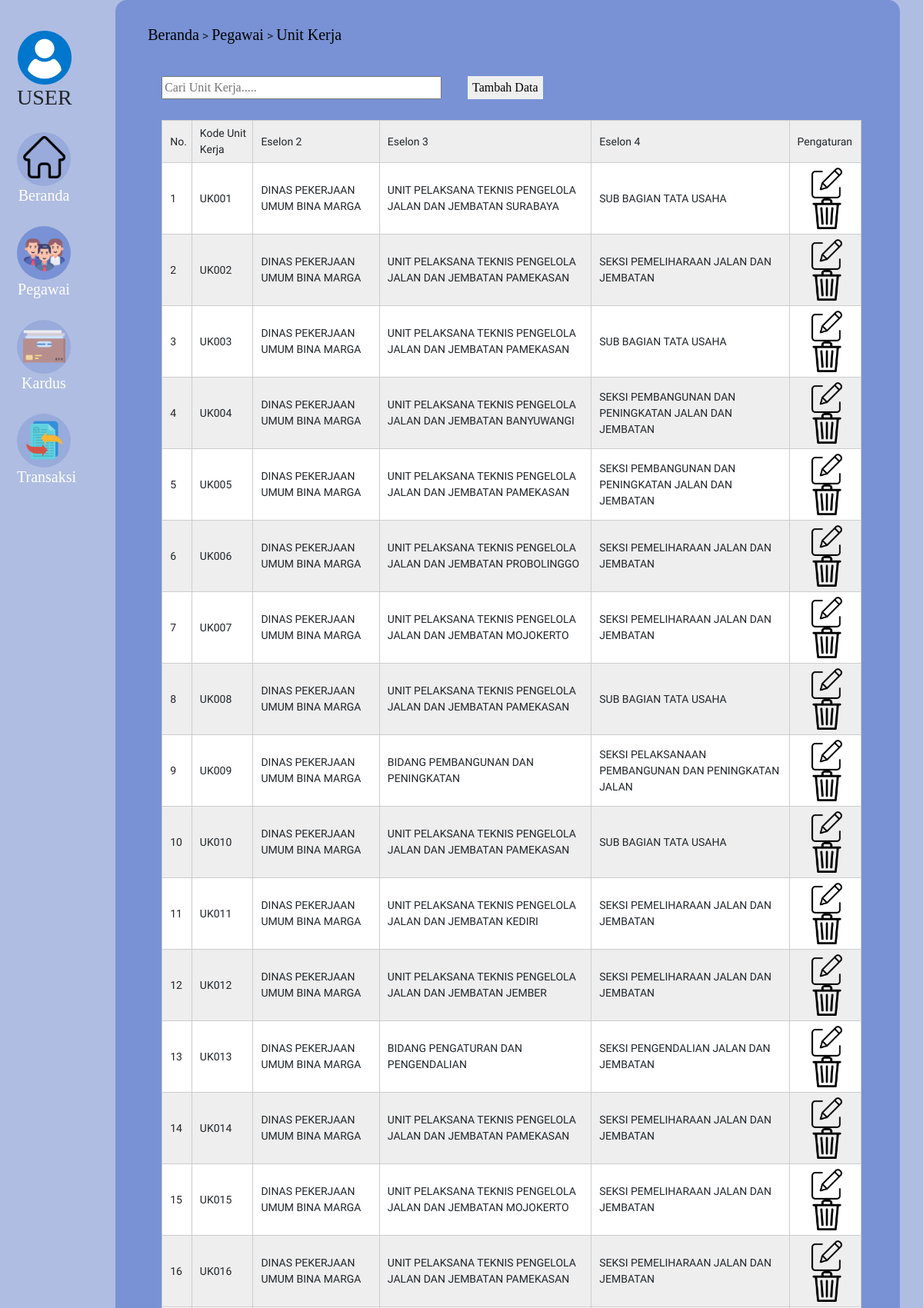
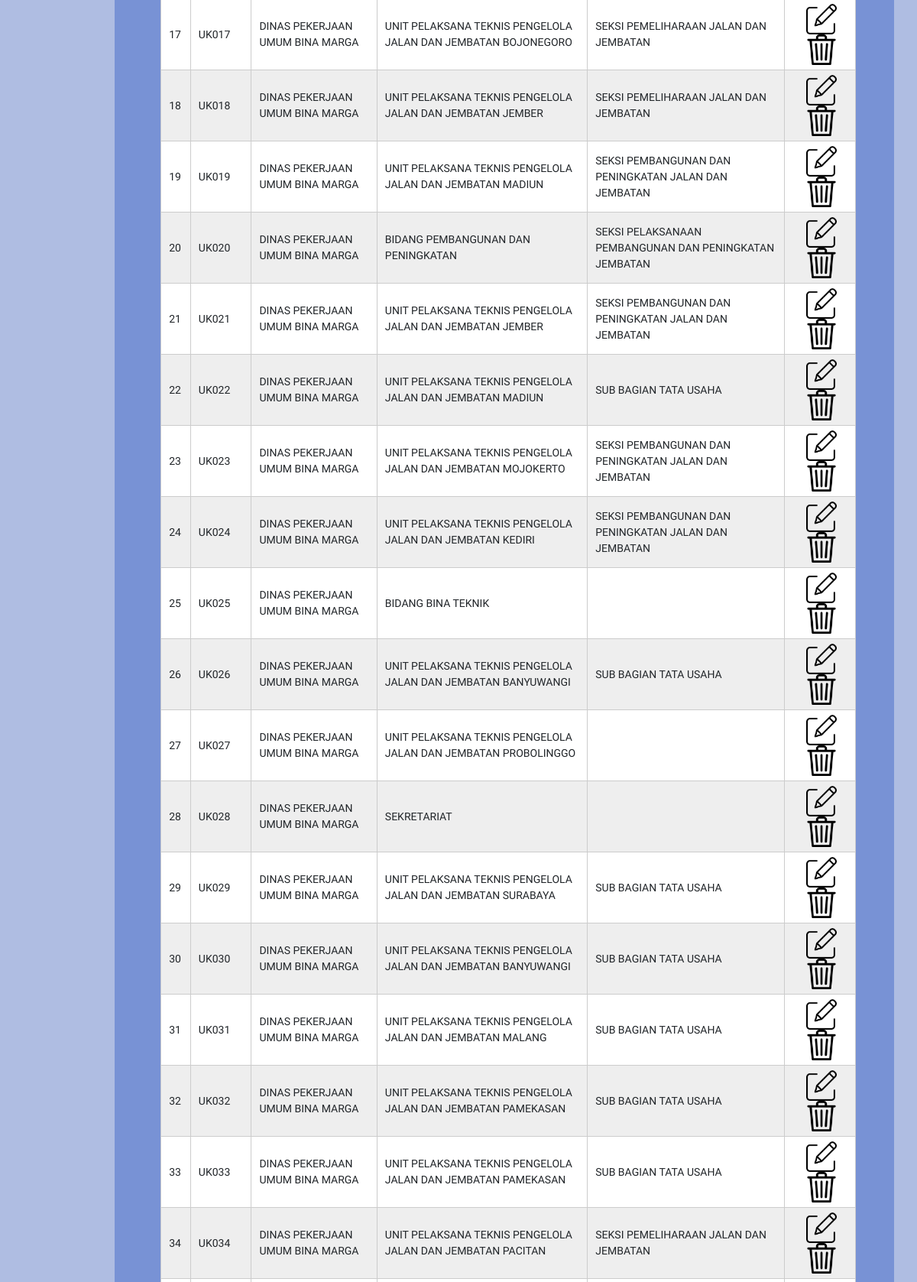
The page /db_arsip/unit-kerja.php (upper part) on the database its author committed (2 pictures, top to bottom).
### tables this page shows
CREATE TABLE `unit_kerja` (
  `id_uk` int(11) NOT NULL,
  `kd_uk` varchar(25) NOT NULL,
  `eselon_2` varchar(100) NOT NULL,
  `eselon_3` varchar(100) NOT NULL,
  `eselon_4` varchar(100) NOT NULL
);

### db_arsip/unit-kerja.php (the view, shortened to what this page needs)
<!DOCTYPE html>
<html>
  <head>
    <link rel="stylesheet" href="login2.css" media="screen" title="no title">
    <link href='https://unpkg.com/boxicons@2.1.4/css/boxicons.min.css' rel='stylesheet'>
    <link href="https://cdn.jsdelivr.net/npm/bootstrap@5.3.3/dist/css/bootstrap.min.css" rel="stylesheet">
    <link href="https://cdn.jsdelivr.net/npm/bootstrap@5.3.3/dist/css/bootstrap.min.css" rel="stylesheet">
    <link rel="stylesheet" href="./styles/unit-kerja.css"/>
  </head>
  <body>
    <div class="unitkerja">
      <div class="unitkerja-sidebar" style="justify-content: center; text-align: center">
        <ul>
          <li>
            <img src="./assets/user2.png" width="70" height="70"/>
            <h3 style="font-family: DM Serif Display;">USER</h3>
          </li>
          <li>
            <a href="beranda.php">
              <div class="tombol-lingkaran" style="justify-content: center; text-align: center">
                <img style="margin-top: 5px;" src="./assets/home1.png" width="55" height="55"/>
              </div>
              <h3 style="font-weight: 400; font-size: 20px;">Beranda</h3>
            </a>
          </li>
          <li>
            <a href="pegawai.php">
              <div class="tombol-lingkaran-klik" style="justify-content: center;">
                <img style="margin-top: 10px;" src="./assets/division1.png" width="55" height="55"/>
              </div>
              <h3 style="font-weight: 400; font-size: 20px;">Pegawai</h3>
            </a>
          </li>
          <li>
            <a href="kardus.php">
              <div class="tombol-lingkaran" style="justify-content: center;">
                <img style="margin-top: 7.5px;" src="./assets/files.png" width="55" height="55"/>
              </div>
              <h3 style="font-weight: 400; font-size: 20px;">Kardus</h3>
            </a>
          </li>
          <li>
            <a href="transaksi.php">
              <div class="tombol-lingkaran" style="justify-content: center; text-align: center">
                <img style="margin-top: 7.5px;" src="./assets/transaction1.png" width="55" height="55"/>
              </div>
              <h3 style="font-weight: 400; font-size: 20px;">Transaksi</h3>
            </a>
          </li>
        </ul>
      </div>
      <div class="kotak-unitkerja">
        <div class="tulisan">
          <ul>
            <li>
              <p><a href="beranda.php">Beranda</a></p>
            </li>
            <li>
              <p>></p>
            </li>
            <li>
              <p><a href="pegawai.php">Pegawai</a></p>
            </li>
            <li>
              <p>></p>
            </li>
            <li>
              <p><a href="unit-kerja.php">Unit Kerja</a></p>
            </li>
          </ul>
        </div>
        <div class="cari">
          <input style="height: 30px; width: 40%; margin: -40px 0px;" type="text" id="filter" placeholder="Cari Unit Kerja....."></input>
          <a href="form-uk.php">
            <button type="submit" style="text-decoration: none; color: black; margin: -50px 30px; height: 30px; border: none;">Tambah Data</button>
          </a>
        </div>
          <?php
              require_once('koneksi.php');
          ?>
          <table border="1">
            <tr>
            <td>No.</td>
            <td>Kode Unit Kerja</td>
            <td>Eselon 2</td>
            <td>Eselon 3</td>
            <td>Eselon 4</td>
            <td>Pengaturan</td>
            </tr>
            <?php
            $query = mysqli_query($conn, "SELECT * FROM unit_kerja");
            $no = 1;
            foreach ($query as $row) :
            ?>
            <tr>
              <td><?= $no++;['id_uk'] ?></td>
              <td><?= $row['kd_uk']; ?></td>
              <td><?= $row['eselon_2']; ?></td>
              <td><?= $row['eselon_3']; ?></td>
              <td><?= $row['eselon_4']; ?></td>
              <td align="center"><a href="edit_unitkerja.php?id_uk=<?php echo $row['id_uk']; ?>"><img src="./assets/edit1.png" style="width: 40px;" onclick="return confirm('Yakin Ingin Mengedit Data?')"></a>
                  <a href="delete_unitkerja.php?id_uk=<?php echo $row['id_uk']; ?>"><img src="./assets/trash.png" style="width: 40px;" onclick="return confirm('Yakin Ingin Menghapus Data?')"></a></td>
            </tr>
            <?php endforeach; ?>
          </table>
      </div>
    </div>
  </body>
</html>

### db_arsip/styles/login2.css (style rules this page uses)
body { margin: 0; padding: 0; background-color: rgba(142, 162, 215, 0.7); background-size: cover; background-position: center; background-repeat: no-repeat; background-attachment: fixed; font-family: 'Inria Sans'; }

### db_arsip/styles/unit-kerja.css (style rules this page uses)
body { margin: 0; padding: 0; background-color: rgba(142, 162, 215, 0.7); background-size: cover; background-position: center; background-repeat: no-repeat; background-attachment: fixed; font-family: 'Inria Sans'; }
.unitkerja-sidebar { width: 10%; height: 100%; padding: 30px; position: fixed; box-sizing: border-box; -webkit-transition: all 0.3s; -o-transition: all 0.3s; transition: all 0.3s; }
.tombol-lingkaran { background-color: rgba(152, 171, 218, 255); border-radius: 50%; justify-content: center; width: 70px; height: 70px; }
.tombol-lingkaran-klik { background-color: rgba(98, 128, 209, 0.7); border-radius: 50%; justify-content: center; align-items: center; width: 70px; height: 70px; }
.unitkerja-sidebar ul li { list-style: none; display: inline-block; padding: 10px; margin-left: -50px; }
.unitkerja-sidebar ul li a { text-decoration: none; color: white; font-family: "DM Serif Display"; }
.unitkerja .kotak-unitkerja { border-radius: 15px; background-color: rgba(98, 128, 209, 0.7); position: flex; margin-left: 150px; flex-direction: row; justify-content: center; padding: 70px 50.2px 0 60.2px; height: 100%; width: 85%; }
.tulisan { margin-left: -60px; margin-top: -50px; padding: 10px; display: flex; flex-direction: row; }
.tulisan ul li { list-style: none; display: inline-block; }
.tulisan ul li a { text-decoration: none; color: black; font-family: "DM Serif Display"; font-size: 20px; }
.cari { padding: 0; font-family: 'DM Serif Display'; }
table { width: 100%; border-collapse: collapse; margin: 30px 0px 30px; background-color: #fff; font-size: 14px; }
table tr { height: 40px; }
table td, th { padding: 6px 6px 6px 10px; border: 1px solid #ccc; }
table tr:nth-of-type(odd) { background: #eee; }

### rows shown on the page
unit_kerja: kd_uk "UK001", eselon_2 "DINAS PEKERJAAN UMUM BINA MARGA", eselon_3 "UNIT PELAKSANA TEKNIS PENGELOLA JALAN DAN JEMBATAN SURABAYA", eselon_4 "SUB BAGIAN TATA USAHA"
unit_kerja: kd_uk "UK002", eselon_2 "DINAS PEKERJAAN UMUM BINA MARGA", eselon_3 "UNIT PELAKSANA TEKNIS PENGELOLA JALAN DAN JEMBATAN PAMEKASAN", eselon_4 "SEKSI PEMELIHARAAN JALAN DAN JEMBATAN"
unit_kerja: kd_uk "UK003", eselon_2 "DINAS PEKERJAAN UMUM BINA MARGA", eselon_3 "UNIT PELAKSANA TEKNIS PENGELOLA JALAN DAN JEMBATAN PAMEKASAN", eselon_4 "SUB BAGIAN TATA USAHA"
unit_kerja: kd_uk "UK004", eselon_2 "DINAS PEKERJAAN UMUM BINA MARGA", eselon_3 "UNIT PELAKSANA TEKNIS PENGELOLA JALAN DAN JEMBATAN BANYUWANGI", eselon_4 "SEKSI PEMBANGUNAN DAN PENINGKATAN JALAN DAN JEMBATAN"
unit_kerja: kd_uk "UK005", eselon_2 "DINAS PEKERJAAN UMUM BINA MARGA", eselon_3 "UNIT PELAKSANA TEKNIS PENGELOLA JALAN DAN JEMBATAN PAMEKASAN", eselon_4 "SEKSI PEMBANGUNAN DAN PENINGKATAN JALAN DAN JEMBATAN"
unit_kerja: kd_uk "UK006", eselon_2 "DINAS PEKERJAAN UMUM BINA MARGA", eselon_3 "UNIT PELAKSANA TEKNIS PENGELOLA JALAN DAN JEMBATAN PROBOLINGGO", eselon_4 "SEKSI PEMELIHARAAN JALAN DAN JEMBATAN"
unit_kerja: kd_uk "UK007", eselon_2 "DINAS PEKERJAAN UMUM BINA MARGA", eselon_3 "UNIT PELAKSANA TEKNIS PENGELOLA JALAN DAN JEMBATAN MOJOKERTO", eselon_4 "SEKSI PEMELIHARAAN JALAN DAN JEMBATAN"
unit_kerja: kd_uk "UK008", eselon_2 "DINAS PEKERJAAN UMUM BINA MARGA", eselon_3 "UNIT PELAKSANA TEKNIS PENGELOLA JALAN DAN JEMBATAN PAMEKASAN", eselon_4 "SUB BAGIAN TATA USAHA"
unit_kerja: kd_uk "UK009", eselon_2 "DINAS PEKERJAAN UMUM BINA MARGA", eselon_3 "BIDANG PEMBANGUNAN DAN PENINGKATAN", eselon_4 "SEKSI PELAKSANAAN PEMBANGUNAN DAN PENINGKATAN JALAN"
unit_kerja: kd_uk "UK010", eselon_2 "DINAS PEKERJAAN UMUM BINA MARGA", eselon_3 "UNIT PELAKSANA TEKNIS PENGELOLA JALAN DAN JEMBATAN PAMEKASAN", eselon_4 "SUB BAGIAN TATA USAHA"
unit_kerja: kd_uk "UK011", eselon_2 "DINAS PEKERJAAN UMUM BINA MARGA", eselon_3 "UNIT PELAKSANA TEKNIS PENGELOLA JALAN DAN JEMBATAN KEDIRI", eselon_4 "SEKSI PEMELIHARAAN JALAN DAN JEMBATAN"
unit_kerja: kd_uk "UK012", eselon_2 "DINAS PEKERJAAN UMUM BINA MARGA", eselon_3 "UNIT PELAKSANA TEKNIS PENGELOLA JALAN DAN JEMBATAN JEMBER", eselon_4 "SEKSI PEMELIHARAAN JALAN DAN JEMBATAN"
unit_kerja: kd_uk "UK013", eselon_2 "DINAS PEKERJAAN UMUM BINA MARGA", eselon_3 "BIDANG PENGATURAN DAN PENGENDALIAN", eselon_4 "SEKSI PENGENDALIAN JALAN DAN JEMBATAN"
unit_kerja: kd_uk "UK014", eselon_2 "DINAS PEKERJAAN UMUM BINA MARGA", eselon_3 "UNIT PELAKSANA TEKNIS PENGELOLA JALAN DAN JEMBATAN PAMEKASAN", eselon_4 "SEKSI PEMELIHARAAN JALAN DAN JEMBATAN"
unit_kerja: kd_uk "UK015", eselon_2 "DINAS PEKERJAAN UMUM BINA MARGA", eselon_3 "UNIT PELAKSANA TEKNIS PENGELOLA JALAN DAN JEMBATAN MOJOKERTO", eselon_4 "SEKSI PEMELIHARAAN JALAN DAN JEMBATAN"
unit_kerja: kd_uk "UK016", eselon_2 "DINAS PEKERJAAN UMUM BINA MARGA", eselon_3 "UNIT PELAKSANA TEKNIS PENGELOLA JALAN DAN JEMBATAN PAMEKASAN", eselon_4 "SEKSI PEMELIHARAAN JALAN DAN JEMBATAN"
unit_kerja: kd_uk "UK017", eselon_2 "DINAS PEKERJAAN UMUM BINA MARGA", eselon_3 "UNIT PELAKSANA TEKNIS PENGELOLA JALAN DAN JEMBATAN BOJONEGORO", eselon_4 "SEKSI PEMELIHARAAN JALAN DAN JEMBATAN"
unit_kerja: kd_uk "UK018", eselon_2 "DINAS PEKERJAAN UMUM BINA MARGA", eselon_3 "UNIT PELAKSANA TEKNIS PENGELOLA JALAN DAN JEMBATAN JEMBER", eselon_4 "SEKSI PEMELIHARAAN JALAN DAN JEMBATAN"
unit_kerja: kd_uk "UK019", eselon_2 "DINAS PEKERJAAN UMUM BINA MARGA", eselon_3 "UNIT PELAKSANA TEKNIS PENGELOLA JALAN DAN JEMBATAN MADIUN", eselon_4 "SEKSI PEMBANGUNAN DAN PENINGKATAN JALAN DAN JEMBATAN"
unit_kerja: kd_uk "UK020", eselon_2 "DINAS PEKERJAAN UMUM BINA MARGA", eselon_3 "BIDANG PEMBANGUNAN DAN PENINGKATAN", eselon_4 "SEKSI PELAKSANAAN PEMBANGUNAN DAN PENINGKATAN JEMBATAN"
unit_kerja: kd_uk "UK021", eselon_2 "DINAS PEKERJAAN UMUM BINA MARGA", eselon_3 "UNIT PELAKSANA TEKNIS PENGELOLA JALAN DAN JEMBATAN JEMBER", eselon_4 "SEKSI PEMBANGUNAN DAN PENINGKATAN JALAN DAN JEMBATAN"
unit_kerja: kd_uk "UK022", eselon_2 "DINAS PEKERJAAN UMUM BINA MARGA", eselon_3 "UNIT PELAKSANA TEKNIS PENGELOLA JALAN DAN JEMBATAN MADIUN", eselon_4 "SUB BAGIAN TATA USAHA"
unit_kerja: kd_uk "UK023", eselon_2 "DINAS PEKERJAAN UMUM BINA MARGA", eselon_3 "UNIT PELAKSANA TEKNIS PENGELOLA JALAN DAN JEMBATAN MOJOKERTO", eselon_4 "SEKSI PEMBANGUNAN DAN PENINGKATAN JALAN DAN JEMBATAN"
unit_kerja: kd_uk "UK024", eselon_2 "DINAS PEKERJAAN UMUM BINA MARGA", eselon_3 "UNIT PELAKSANA TEKNIS PENGELOLA JALAN DAN JEMBATAN KEDIRI", eselon_4 "SEKSI PEMBANGUNAN DAN PENINGKATAN JALAN DAN JEMBATAN"
unit_kerja: kd_uk "UK025", eselon_2 "DINAS PEKERJAAN UMUM BINA MARGA", eselon_3 "BIDANG BINA TEKNIK"
unit_kerja: kd_uk "UK026", eselon_2 "DINAS PEKERJAAN UMUM BINA MARGA", eselon_3 "UNIT PELAKSANA TEKNIS PENGELOLA JALAN DAN JEMBATAN BANYUWANGI", eselon_4 "SUB BAGIAN TATA USAHA"
unit_kerja: kd_uk "UK027", eselon_2 "DINAS PEKERJAAN UMUM BINA MARGA", eselon_3 "UNIT PELAKSANA TEKNIS PENGELOLA JALAN DAN JEMBATAN PROBOLINGGO"
unit_kerja: kd_uk "UK028", eselon_2 "DINAS PEKERJAAN UMUM BINA MARGA", eselon_3 "SEKRETARIAT"
unit_kerja: kd_uk "UK029", eselon_2 "DINAS PEKERJAAN UMUM BINA MARGA", eselon_3 "UNIT PELAKSANA TEKNIS PENGELOLA JALAN DAN JEMBATAN SURABAYA", eselon_4 "SUB BAGIAN TATA USAHA"
unit_kerja: kd_uk "UK030", eselon_2 "DINAS PEKERJAAN UMUM BINA MARGA", eselon_3 "UNIT PELAKSANA TEKNIS PENGELOLA JALAN DAN JEMBATAN BANYUWANGI", eselon_4 "SUB BAGIAN TATA USAHA"
unit_kerja: kd_uk "UK031", eselon_2 "DINAS PEKERJAAN UMUM BINA MARGA", eselon_3 "UNIT PELAKSANA TEKNIS PENGELOLA JALAN DAN JEMBATAN MALANG", eselon_4 "SUB BAGIAN TATA USAHA"
unit_kerja: kd_uk "UK032", eselon_2 "DINAS PEKERJAAN UMUM BINA MARGA", eselon_3 "UNIT PELAKSANA TEKNIS PENGELOLA JALAN DAN JEMBATAN PAMEKASAN", eselon_4 "SUB BAGIAN TATA USAHA"
unit_kerja: kd_uk "UK033", eselon_2 "DINAS PEKERJAAN UMUM BINA MARGA", eselon_3 "UNIT PELAKSANA TEKNIS PENGELOLA JALAN DAN JEMBATAN PAMEKASAN", eselon_4 "SUB BAGIAN TATA USAHA"
unit_kerja: kd_uk "UK034", eselon_2 "DINAS PEKERJAAN UMUM BINA MARGA", eselon_3 "UNIT PELAKSANA TEKNIS PENGELOLA JALAN DAN JEMBATAN PACITAN", eselon_4 "SEKSI PEMELIHARAAN JALAN DAN JEMBATAN"
